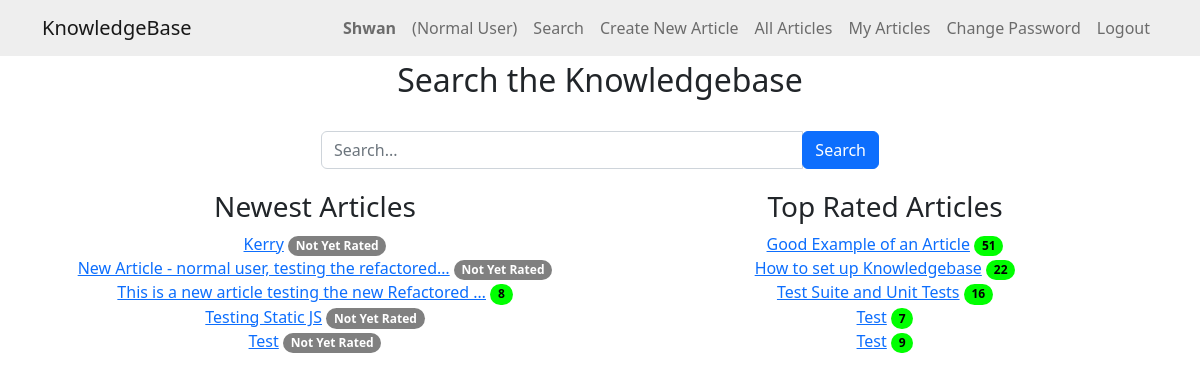
The app's page / (signed in), older data.
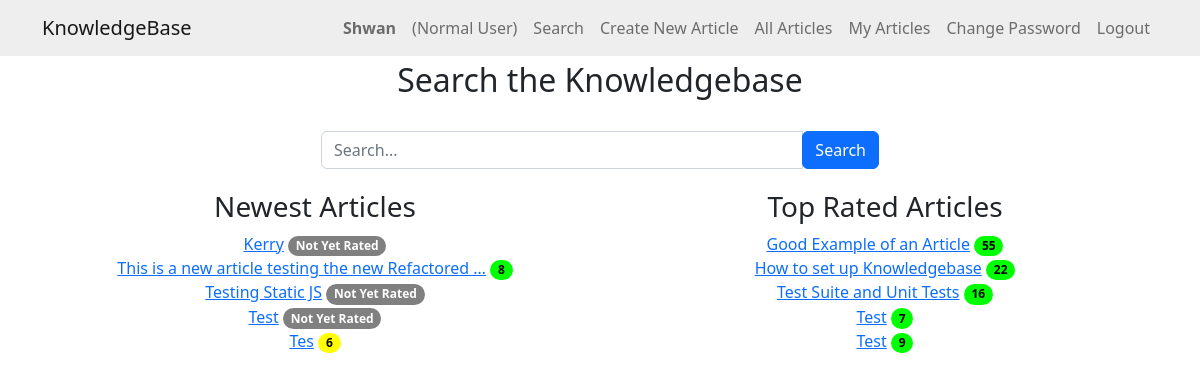
The same page, newer data.
### knowledge/models.py (models this page shows)
class KBEntry(models.Model):
    title = models.CharField(max_length=255)
    article = models.TextField()
    created_by = models.ForeignKey(
        User, related_name="created_kb_entries", on_delete=models.SET_NULL, null=True
    )
    created_datetime = models.DateTimeField(auto_now_add=True)
    modified_datetime = models.DateTimeField(null=True, blank=True)
    last_modified_by = models.ForeignKey(
        User, related_name="modified_kb_entries", on_delete=models.SET_NULL, null=True
    )
    deleted_datetime = models.DateTimeField(null=True, blank=True)
    deleted_by = models.ForeignKey(
        User,
        related_name="deleted_kb_entries",
        on_delete=models.SET_NULL,
        null=True,
        blank=True,
    )
    upvotes = models.ManyToManyField(
        User, related_name="upvoted_kb_entries", blank=True
    )
    downvotes = models.ManyToManyField(
        User, related_name="downvoted_kb_entries", blank=True
    )
    rating = models.FloatField(default=0.0)
    views = models.PositiveIntegerField(default=0)
    meta_data = models.ManyToManyField("Tag", blank=True)

### knowledge/views.py (the view, shortened to what this page needs)
# urls.py: path("", views.home, name="home"),
@login_required
def home(request):
    search_term = request.GET.get("search", "")
    articles = KBEntry.objects.none()  # Default to no entries
    if len(articles) < 5 or not search_term:
        newest_articles = KBEntry.objects.filter(
            deleted_datetime__isnull=True
        ).order_by("-created_datetime")[:5]
        top_rated_articles = KBEntry.objects.filter(
            deleted_datetime__isnull=True
        ).order_by("-rating")[:5]
    else:
        newest_articles = []
        top_rated_articles = []
    context = {
        "entries": articles,
        "newest_articles": newest_articles,
        "top_rated_articles": top_rated_articles,
        "search_term": search_term,
    }
    return render(request, "knowledge/home.html", context)

### knowledge/templates/knowledge/home.html (shortened to what this page needs)
{% extends "knowledge/base.html" %}
{% block content %}
<h2>Search the Knowledgebase</h2>
<br>
<div class="mb-3 col-md-6 offset-md-3">
    <form method="GET" class="form-inline">
        <div class="input-group">
            <input type="text" name="search" value="{{ search_term }}" placeholder="Search..." class="form-control" />
            <div class="input-group-append">
                <button type="submit" class="btn btn-primary">Search</button>
            </div>
        </div>
    </form>
</div>
{% if not entries or entries|length < 5 %} <div class="row">
    <div class="col-md-6 text-center">
        <h3>Newest Articles</h3>
        {% for article in newest_articles %}
        <a href="{% url 'article_detail' article.id %}">{{ article.title|truncatechars:50 }}</a>
        {% if article.rating == 0.0 and article.downvotes.count == 0 %}
        <span class="badge rounded-pill badge-norating">Not Yet Rated</span>
        {% else %}
        {% if article.rating >= 75 %}
        <span class="badge rounded-pill badge-green">{{ article.views }}</span>
        {% elif article.rating >= 50 %}
        <span class="badge rounded-pill badge-yellow">{{ article.views }}</span>
        {% elif article.rating >= 25 %}
        <span class="badge rounded-pill badge-orange">{{ article.views }}</span>
        {% else %}
        <span class="badge rounded-pill badge-red">{{ article.views }}</span>
        {% endif %}
        {% endif %}
        <br>
        {% endfor %}
    </div>
    <div class="col-md-6 text-center">
        <h3>Top Rated Articles</h3>
        {% for article in top_rated_articles %}
        <a href="{% url 'article_detail' article.id %}">{{ article.title|truncatechars:50 }}</a>
        {% if article.rating == 0.0 and article.downvotes.count == 0 %}
        <span class="badge rounded-pill badge-norating">Not Yet Rated</span>
        {% else %}
        {% if article.rating >= 75 %}
        <span class="badge rounded-pill badge-green">{{ article.views }}</span>
        {% elif article.rating >= 50 %}
        <span class="badge rounded-pill badge-yellow">{{ article.views }}</span>
        {% elif article.rating >= 25 %}
        <span class="badge rounded-pill badge-orange">{{ article.views }}</span>
        {% else %}
        <span class="badge rounded-pill badge-red">{{ article.views }}</span>
        {% endif %}
        {% endif %}
        <br>
        {% endfor %}
    </div>
    </div>
    {% endif %}
    {% endblock %}

Row changes from the older to the newer data that the page shows:
no longer on this page (row edited): KBEntry: title "New Article - normal user, testing the refactored…", rating "Not Yet Rated", shown under "Newest Articles"
now on this page (row unchanged): KBEntry: title "Tes", views "6", shown under "Newest Articles"
changed KBEntry "Good Example of an Article": views "51" → "55"
